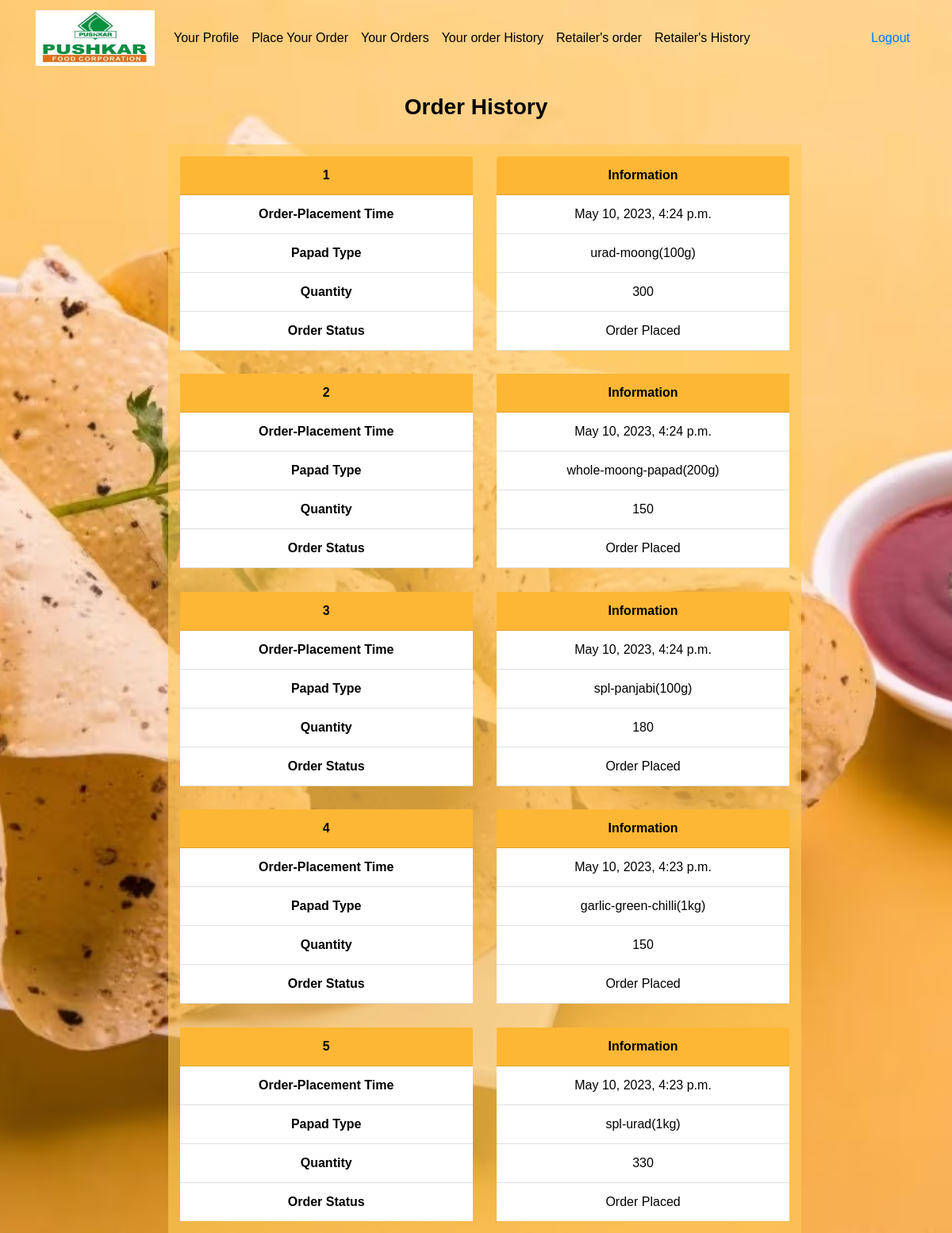
The app's page /order_history/ (signed in) with its own data.
### todo/models.py (models this page shows, shortened)
class Order_info(models.Model):
    pt = (
        ('Spl_Urad_100g', 'Spl-Urad(100g)'), ('Spl_Urad_200g', 'Spl-Urad(200g)'), ('Spl_Urad_1kg', 'Spl-Urad(1kg)'),
        ('Plain_Urad_100g', 'Plain-Urad(100g)'), ('Plain_Urad_200g', 'Plain-Urad(200g)'), ('Plain_Urad_1kg', 'Plain-Urad(1kg)'),
        ('Urad_Moong_100g', 'Urad-Moong(100g)'), ('Urad_Moong_200g', 'Urad-Moong(200g)'), ('Urad_Moong_1kg', 'Urad-Moong(1kg)'),
        ('Garlic_Green_Chilli_100g', 'Garlic-Green-Chilli(100g)'), ('Garlic_Green_Chilli_200g', 'Garlic-Green-Chilli(200g)'), ('Garlic_Green_Chilli_1kg', 'Garlic-Green-Chilli(1kg)'),
        ('Spl_Green_Chilli_100g', 'Spl-Green-Chilli(100g)'), ('Spl_Green_Chilli_200g', 'Spl-Green-Chilli(200g)'), ('Spl_Green_Chilli_1kg', 'Spl-Green-Chilli(1kg)'),
        ('Spl_Garlic_100g', 'Spl-Garlic(100g)'), ('Spl_Garlic_200g', 'Spl-Garlic(200g)'), ('Spl_Garlic_1kg', 'Spl-Garlic(1kg)'),
        ('Red_Chilli_100g', 'Red-Chilli(100g)'), ('Red_Chilli_200g', 'Red-Chilli(200g)'), ('Red_Chilli_1kg', 'Red-Chilli(1kg)'),
        ('Jeera_100g)', 'Jeera(100g)'), ('Jeera_200g', 'Jeera(200g)'), ('Jeera_1kg', 'Jeera(1kg)'),
        ('Spl_Panjabi_100g', 'Spl-Panjabi(100g)'), ('Spl_Panjabi_200g', 'Spl-Panjabi(200g)'), ('Spl_Panjabi_1kg', 'Spl-Panjabi(1kg)'),
        ('Chana_Mix_100g', 'Chana-Mix(100g)'), ('Chana_Mix_200g', 'Chana-Mix(200g)'), ('Chana_Mix_1kg', 'Chana-Mix(1kg)'),
        ('Whole_Moong_100g', 'Whole-Moong(100g)'), ('Whole_Moong_200g', 'Whole-Moong(200g)'), ('Whole_Moong_1kg', 'Whole-Moong(1kg)'),
        ('Jain_100g', 'Jain(100g)'), ('Jain_200g', 'Jain(200g)'), ('Jain_1kg', 'Jain(1kg)'),
        ('Coin_1kg', 'Coin(1kg)'),
        )
    user = models.ForeignKey(User,on_delete=models.CASCADE,related_name='user_name_order_info')
    papad_type = models.CharField(max_length=40, choices=pt)
    quantity = models.PositiveIntegerField()
    date_time = models.DateTimeField(default=datetime.now, blank=True)
    comment = models.CharField(max_length=40)
    acknowledgement = models.BooleanField(default=False)
    order_placed = models.BooleanField(default=False)
    responsible_firm_of_this_order = models.ForeignKey(User,on_delete=models.CASCADE,related_name='order_responsible_firm')

### todo/views.py (the view)
# urls.py: path('order_history/', views.order_history, name='order_history'),
@login_required
def order_history(request):
    user_info = User_info.objects.get(user_id = request.user.id)
    if user_info.verified == False:
        return render(request, 'todo/order_history.html',{'msg':'Profile verification is pending from Admin'})
    else:
        user_info = Order_info.objects.all().filter(user_id = request.user.id).filter(order_placed = True).order_by('-date_time').values()
        return render(request, 'todo/order_history.html',{'placed_orders':user_info})

### todo/templates/todo/order_history.html
{% extends "todo/base.html" %}
{% block content %}
{% if msg %}
<h3 style="text-align: center;padding: 2%;"><b>{{msg}}</b></h3>
{%else%}
{% if not placed_orders %}
<h3 style="text-align: center;padding: 2%;"><b>You have not order History</b></h3>
{%else%}
<h3 style="text-align: center; padding: 2%;"><b>Order History</b></h3>
{% endif %}
<div class="row" style="text-align: center; margin-left: 15%;">
    <div class="col-sm-5" style="background-color: rgba(255, 203, 90, 0.623); ">
        {% for vi in placed_orders %}
        <div class="card-header" style="background-color: rgb(253, 183, 52);margin-top: 4%;">
            <b>{{forloop.counter}}</b>
        </div>
        <ul class="list-group list-group-flush">
            <li class="list-group-item"><b>Order-Placement Time</b></li>
            <li class="list-group-item"><b>Papad Type</b></li>
            <li class="list-group-item"><b>Quantity</b></li>
            <li class="list-group-item" style="margin-bottom: 4%;"><b>Order Status</b></li>
            {% endfor %}
        </ul>
    </div>
    <div class="col-sm-5" style="background-color: rgba(255, 203, 90, 0.623);">
        {% for vi in placed_orders %}
        <div class="card-header" style="background-color: rgb(253, 183, 52); margin-top: 4%;">
            <b>Information</b>
        </div>
        <ul class="list-group list-group-flush">
            <li class="list-group-item">{{vi.date_time}}</li>
            <li class="list-group-item">{{vi.papad_type}}</li>
            <li class="list-group-item">{{vi.quantity}}</li>
            {% if not vi.order_placed %}
            <li class="list-group-item" style="margin-bottom: 4%;">Order Not Placed Yet</li>
            {%else%}
            <li class="list-group-item" style="margin-bottom: 4%;">Order Placed</li>
            {%endif%}
            {% endfor %}
        </ul>
    </div>
</div>
{% endif %}
{% endblock %}

### todo/static/todo/style.css (style rules this page uses)
body { background: url("BG2.jpg") no-repeat center center fixed; -webkit-background-size: cover; -moz-background-size: cover; -o-background-size: cover; background-size: cover; font-size: 1em !important; color: #000 !important; font-family: Arial !important; }

### records on screen
Order_info: date_time "May 10, 2023, 4:24 p.m.", papad_type "urad-moong(100g)", quantity "300", order_placed "Order Placed"
Order_info: date_time "May 10, 2023, 4:24 p.m.", papad_type "whole-moong-papad(200g)", quantity "150", order_placed "Order Placed"
Order_info: date_time "May 10, 2023, 4:24 p.m.", papad_type "spl-panjabi(100g)", quantity "180", order_placed "Order Placed"
Order_info: date_time "May 10, 2023, 4:23 p.m.", papad_type "garlic-green-chilli(1kg)", quantity "150", order_placed "Order Placed"
Order_info: date_time "May 10, 2023, 4:23 p.m.", papad_type "spl-urad(1kg)", quantity "330", order_placed "Order Placed"
